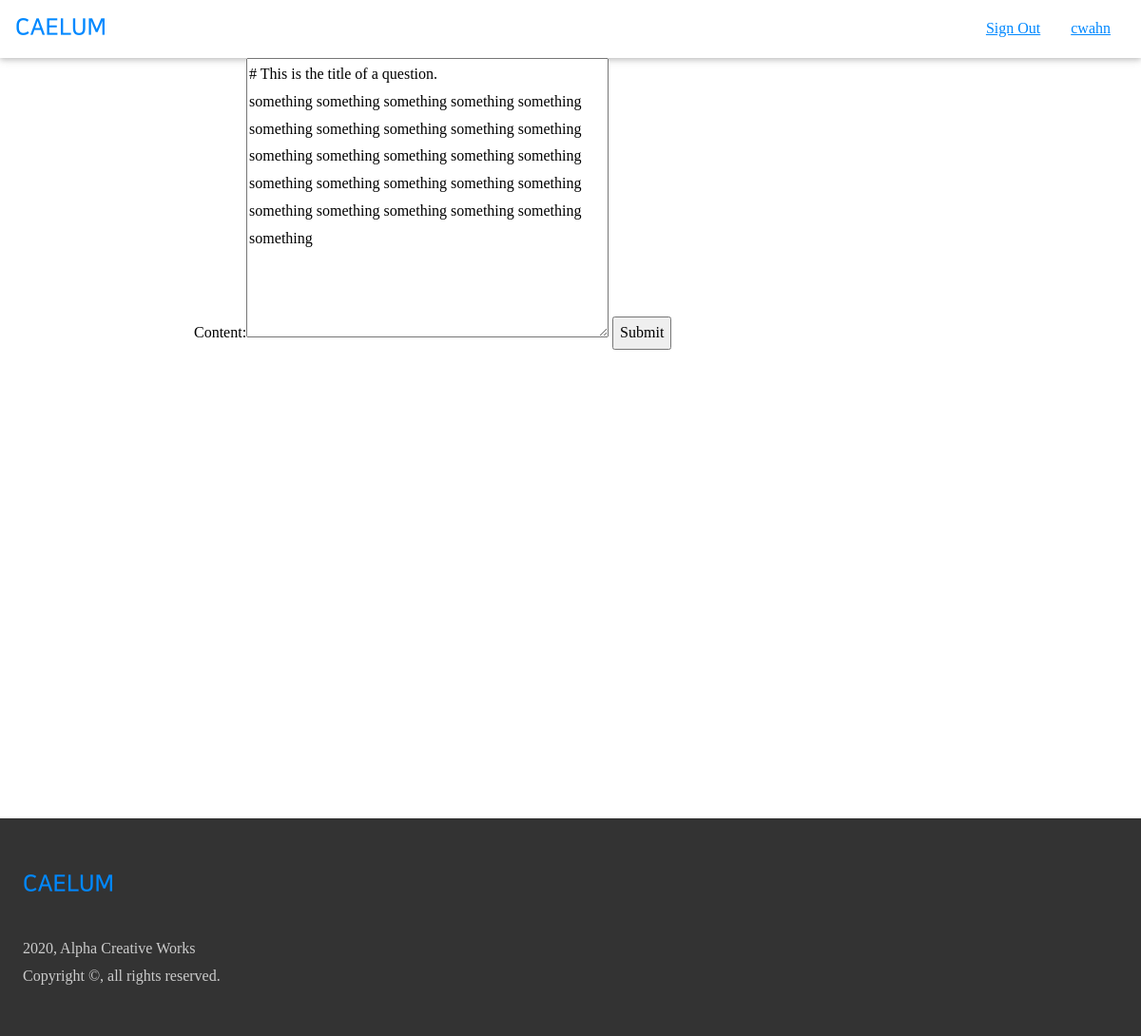
The app's page /edit_article/2 (signed in) with its own data.
### accounts/models.py (models this page shows, shortened)
class User(AbstractBaseUser):
    email = models.EmailField(
        max_length=255,
        unique=True,
    )
    portal_id = models.CharField(
        max_length=10,
        unique=True,
        null=True,
    )
    name = models.CharField(
        max_length=30,
        null=True,
    )
    dept_major = models.CharField(
        max_length=50,
        null=True,
    )
    username = models.SlugField(
        max_length=30,
        null=True,
        unique=True,
    )
    reputation = models.IntegerField(
        blank=False,
        null=False,
        default=0,
    )
    is_email_verified = models.BooleanField(default=False)
    is_active = models.BooleanField(default=True)
    is_admin = models.BooleanField(default=False)
    objects = UserManager()
    USERNAME_FIELD = 'email'
    REQUIRED_FIELD = [
    ]

### air/models.py (models this page shows, shortened)
class Article(models.Model):
    author = models.ForeignKey(
        User,
        on_delete=models.CASCADE,
    )
    content = MarkdownxField()
    tags = TaggableManager(
        blank=True,
    )
    date_created = models.DateTimeField(
        auto_now_add=True,
    )
    hit_count = models.IntegerField(
        default=0,
    )
    is_answer = models.BooleanField(
        default=False,
    )
    parent = models.ForeignKey(
        'self',
        blank=True,
        null=True,
        on_delete=models.CASCADE,
        related_name='answers',
    )
    accepted = models.BooleanField(
        default=False,
    )
    class Meta:
        ordering = ['-date_created']

### air/views.py (the view, shortened to what this page needs)
# urls.py: path('edit_article/<int:pk>', views.edit_article, name='edit_article'),
@login_required
def edit_article(request, pk):
     user = request.user
     article = Article.objects.get(pk=pk)
     if request.method == 'POST':
          form = ArticleCreationForm(request.POST)
          if form.is_valid():
               article.content = form.cleaned_data['content']
               article.tags = form.cleaned_data['tags']
               article.save()
               return redirect('air:article', pk=article.pk)
     elif request.method == "GET":
          if article.author == user:
               if article.is_answer:
                    form = ArticleCreationForm(instance=article)
                    context = {
                         'user': user,
                         'form': form,
                         'question': article.parent,
                    }
                    return render(request, 'air/answer.html', context)
               else:
                    form = ArticleCreationForm(instance=article)
                    context = {
                         'user': user,
                         'form': form,
                    }
                    return render(request, 'air/question.html', context)

### air/forms.py (shortened to what this page needs)
class ArticleCreationForm(forms.ModelForm):
    def __init__(self, data=None, files=None, auto_id='id_%s', prefix=None, initial=None, error_class=ErrorList, label_suffix=None, empty_permitted=False, instance=None, use_required_attribute=None, renderer=None, author=None, is_answer=None, parent=None):
        super().__init__(data=data, files=files, auto_id=auto_id, prefix=prefix, initial=initial, error_class=error_class, label_suffix=label_suffix, empty_permitted=empty_permitted, instance=instance, use_required_attribute=use_required_attribute, renderer=renderer)
        self.author = author
        self.is_answer = is_answer
        self.parent = parent
    class Meta:
        model = Article
        fields = ('content', 'tags',)

### air/templates/air/question.html (shortened to what this page needs)
{% extends 'air/account_widget.html' %}
{% load markdown_extras %}
{% block content %}
<div class=" acw3-container acw3-max-width-840 acw3-min-height-100">
    <form method="POST">
        {{ form }}
        <input type="submit" value="Submit" />
    </form>
</div>
{% endblock %}

### air/templates/air/account_widget.html (shortened to what this page needs)
{% extends 'common/base.html' %}
{% block account %}
<a href="{% url 'accounts:sign_out' %}" class=" acw3-bar-item">
    Sign Out
</a>
<a href="{% url 'accounts:account_manage' %}" class=" acw3-bar-item">
    {{ user.username }}
</a>
{% endblock %}

### static/common/acw3_pro.css (style rules this page uses)
html { box-sizing: border-box }
*, *:before, *:after { box-sizing: inherit }
html { -ms-text-size-adjust: 100%; -webkit-text-size-adjust: 100% }
body { margin: 0 }
a { background-color: transparent }
button, input, select, textarea, optgroup { font: inherit; margin: 0 }
button, input { overflow: visible }
button, [type=button], [type=reset], [type=submit] { -webkit-appearance: button }
textarea { overflow: auto }
html, body { font-family: Verdana, sans-serif; font-size: 16px; line-height: 1.5 }
html { overflow-x: hidden }
a { color: inherit }
.acw3-bar .acw3-bar-item { padding: 8px 16px; float: left; width: auto; border: none; display: block; outline: 0 }
.acw3-container:after, .acw3-container:before, .acw3-panel:after, .acw3-panel:before, .acw3-row:after, .acw3-row:before, .acw3-row-padding:after, .acw3-row-padding:before, .acw3-cell-row:before, .acw3-cell-row:after, .acw3-clear:after, .acw3-clear:before, .acw3-bar:before, .acw3-bar:after { content: ""; display: table; clear: both }
.acw3-container, .acw3-panel { padding: 0.01em 24px }

### static/common/axw3.css (style rules this page uses)
body, html { height: 100%; line-height: 1.8; padding: 0; margin: 0; font-family: "NBG"; }
a { cursor: pointer; }
.acw3-max-width-840 { max-width: 840px; margin: auto; }
.acw3-min-height-100 { min-height: 100vh; }

### records on screen
User: username "cwahn"
Article: content "# This is the title of a question. something something something something something something something something something something something something something something something something something something something something something something something something something something"
